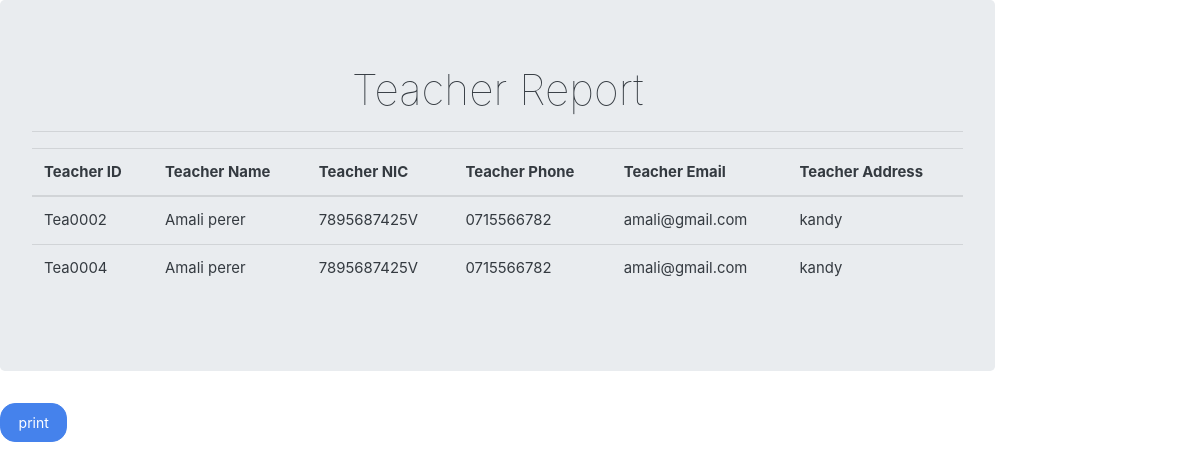
Screenshot of /lib/views/scl/reportTea.php (signed in) with the database file from the repository.
### tables this page shows
CREATE TABLE `tea_tbl` (
  `tea_id` char(10) NOT NULL,
  `tea_name` varchar(80) NOT NULL,
  `tea_nic` char(12) NOT NULL,
  `tea_phone` char(10) NOT NULL,
  `tea_mail` varchar(80) NOT NULL,
  `tea_add` varchar(80) NOT NULL
);

### lib/views/scl/reportTea.php (the view, shortened to what this page needs)
<!DOCTYPE html>
<html lang="en">
<head>
    <link rel="stylesheet" href="../../../css/bootstrap.min.css">
</head>
<body>
<div class="row">
        <div class="col-md-10" >
            <div class="jumbotron">
                <h1 class="display-5" style="font-weight: 100;" align="center">Teacher Report</h1>
                <hr>
                <table class="table">
                <thead>
                    <tr>
                        <th>Teacher ID</th>
                        <th>Teacher Name</th>
                        <th>Teacher NIC</th>
                        <th>Teacher Phone</th>
                        <th>Teacher Email</th>
                        <th>Teacher Address</th>
                    </tr>
                </thead>
        <tbody id="table_result">
<?php
function readTeaData(){
    $db_conn = Connection();
    $viewSql = "SELECT * FROM tea_tbl;";
    $sqlResult = mysqli_query($db_conn,$viewSql);
    $nor = mysqli_num_rows($sqlResult);
    if($nor>0){
        while($rec=mysqli_fetch_assoc($sqlResult))
        echo("<tr>
            <td>".$rec['tea_id']."</td>
            <td>".$rec['tea_name']."</td>
            <td>".$rec['tea_nic']."</td>
            <td>".$rec['tea_phone']."</td>
            <td>".$rec['tea_mail']."</td>
            <td>".$rec['tea_add']."</td>
            </tr>
        ");
    }
    else{
        echo("No Records Found");
    }
}
 readTeaData();
?>
            </tbody>
        </table>
    </div>
</div>
</div>
        <button onclick="window.print()" class="btn btn-primary">print</button>
</body>
</html>

### rows the page displays
tea_tbl: tea_id "Tea0002", tea_name "Amali perer", tea_nic "7895687425V", tea_phone "0715566782", tea_mail "amali@gmail.com", tea_add "kandy"
tea_tbl: tea_id "Tea0004", tea_name "Amali perer", tea_nic "7895687425V", tea_phone "0715566782", tea_mail "amali@gmail.com", tea_add "kandy"
